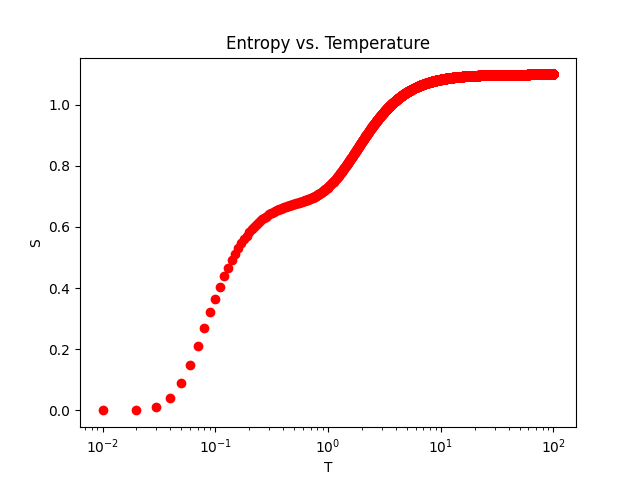

Recreate this plot in Python.
import numpy as np
import matplotlib.pyplot as plt
import os
from utils import S

N = 3
E_n = np.array([-3.7, -3.5, 0.5])
T_min = 0.01
T_max = 100
M = 10000
T_arr = np.linspace(T_min, T_max, M)
S_arr = np.zeros(M)

for i, T in enumerate(T_arr):
    S_arr[i] = S(N, E_n, T)
plt.semilogx(T_arr, S_arr, "ro")
plt.xlabel("T")
plt.ylabel("S")
plt.title("Entropy vs. Temperature")
plt.savefig(os.path.join(os.path.dirname(__file__), "2-4.png"))
plt.show()